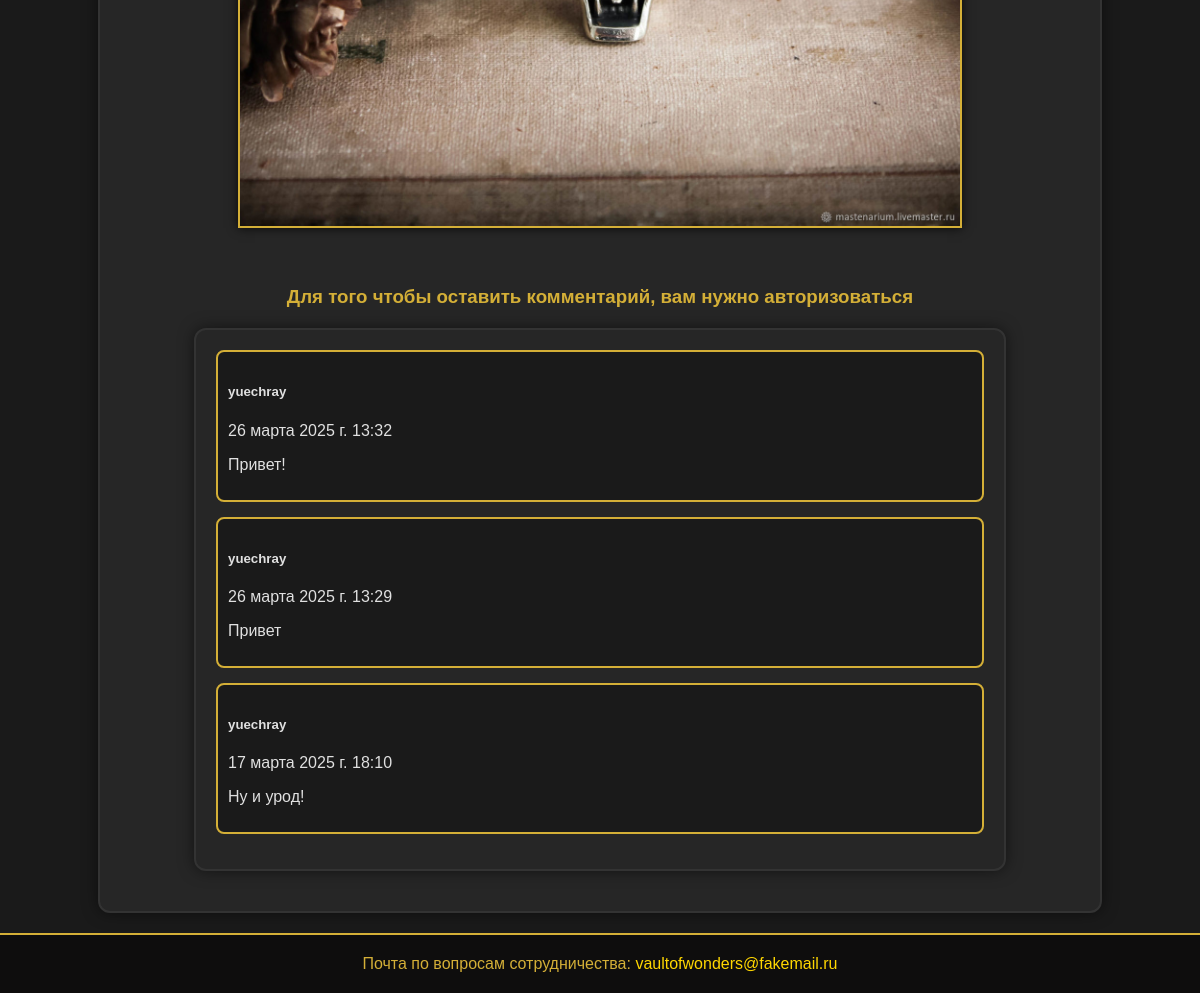
Page /detail/1/ (lower part) on the earlier database version.
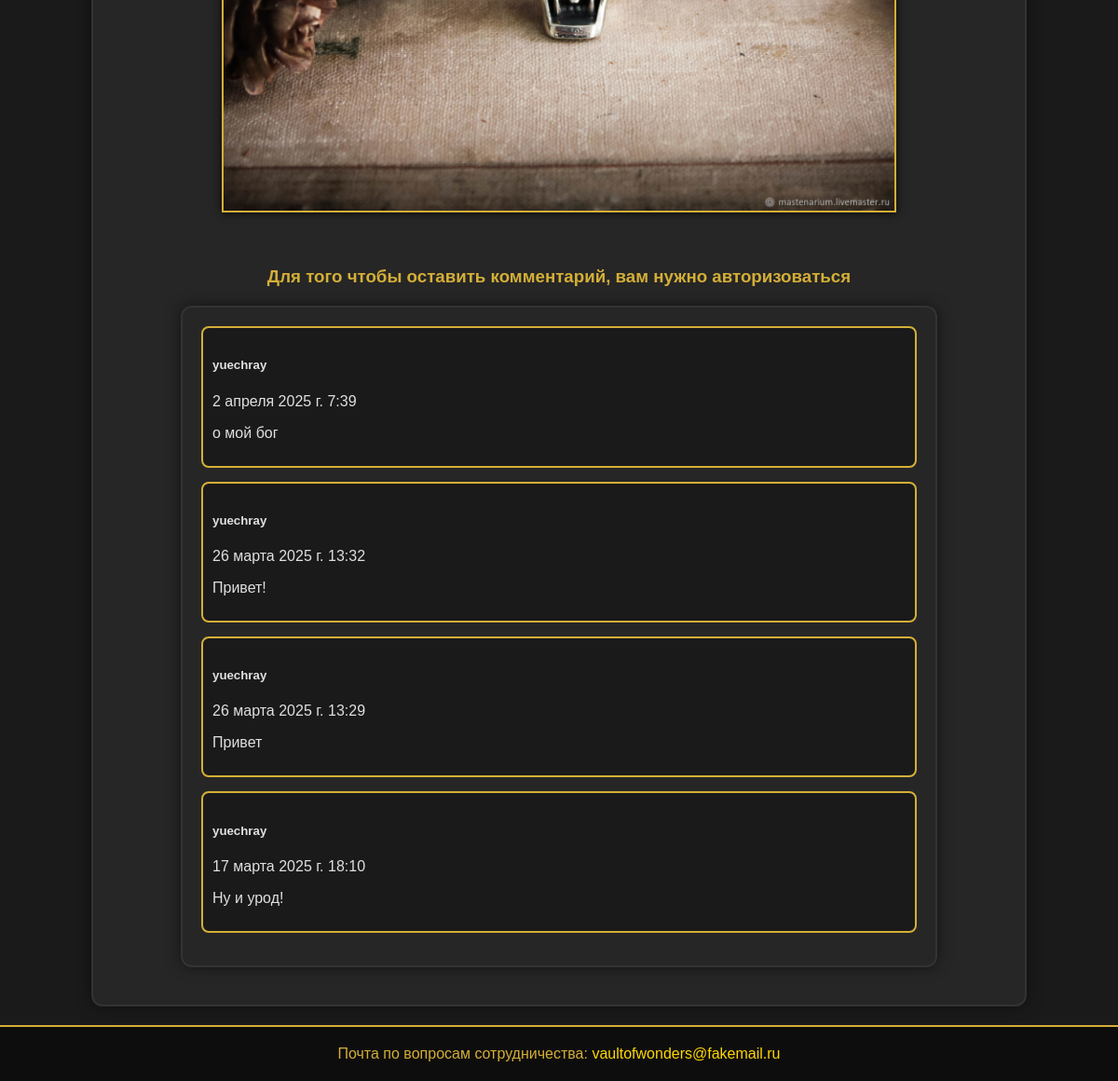
Same page on the later database version.
### app/models.py (models this page shows, shortened)
class Comment(models.Model):
    task = models.ForeignKey(Task, on_delete=models.CASCADE, verbose_name="Новость")
    author = models.ForeignKey(User, on_delete=models.CASCADE, verbose_name="Автор", null=True, blank=True)
    text = models.TextField(verbose_name="Содержание")
    date_published = models.DateTimeField(default=timezone.now, verbose_name="Дата публикации")
    class Meta:
        verbose_name = "Комментарий"
        verbose_name_plural = "Комментарии"

### app/views.py (the view)
# urls.py: path('detail/<int:pk>/', views.detail, name='detail_news'),
def detail(request, pk):
    tasks = Task.objects.all()
    task = Task.objects.get(pk=pk)
    title = task.title
    first = tasks.first().id
    last = tasks.last().id
    count = str(request.GET.get("post"))
    if count == "prev":
        if task.id == first:
            return redirect('detail_news', pk=last)
        prev_task = tasks.filter(id__lt=task.id).last()
        return redirect('detail_news', pk=prev_task.id)
    if count == "next":
        if task.id == last:
            return redirect('detail_news', pk=first)
        next_task = tasks.filter(id__gt=task.id).first()
        return redirect('detail_news', pk=next_task.id)
    comments = Comment.objects.filter(task=pk).order_by("-date_published")
    context = {
        'task': task,
        'comments': comments,
        "title": title
    }
    if request.method == 'POST':
        form = CommentForm(request.POST)
        if form.is_valid():
            new_comment = form.save(commit=False)
            new_comment.author = request.user
            new_comment.date = datetime.now()
            new_comment.task = task
            new_comment.save()
            return redirect('detail_news', pk=pk)
    else:
        form = CommentForm()
    context["form"] = form
    return render(request, 'solo_new.html', context)

### app/templates/solo_new.html (shortened to what this page needs)
{% extends 'base.html' %}
{% load static %}
{% block content %}
<link href="{% static 'styles/solo_new.css' %}" rel="stylesheet">
    {% if task %}
    <div class="news-page alert alert-warning mt-2">
        {% if task.image %}
            <img class="news-image" src="{% get_media_prefix %}/{{ task.image }}">
        {% endif %}
    </div>
    {% else %}
        <p>У нас нет записи</p>
    {% endif %}
    <div class="comments">
        {% if user.is_authenticated %}
            <div class="com_form">
                <h3>Ваш комментарий</h3>
                <form method="POST" class="comment-form">
                    {% csrf_token %}
                    {{ form.as_p }}
                    <button class="comment-btn" type="submit">Отправить</button>
                </form>
            </div>
        {% else %}
            <h3 class="comment-dig">Для того чтобы оставить комментарий, вам нужно авторизоваться</h3>
        {% endif %}
        {% if comments %}
            <div class="container my-5 py-5 text-body">
                <div class="row d-flex justify-content-center">
                    {% for comment in comments %}
                        <div class="col-md-11 col-lg-9 col-xl-7">
                            <div class="d-flex flex-start mb-4">
                                <div class="card w-100 comment-item">
                                    <div class="card-body p-4">
                                        <div class="">
                                            <h5>{{ comment.author }}</h5>
                                            <p class="small">{{ comment.date_published }}</p>
                                            <p>{{ comment.text }}</p>
                                        </div>
                                    </div>
                                </div>
                            </div>
                        </div>
                    {% endfor %}
                </div>
            </div>
        {% else %}
            <p class="no-comments">Комментариев пока нет</p>
        {% endif %}
    </div>
{% endblock %}

Differences in the rows shown:
added Comment: author "yuechray", date_published "2 апреля 2025 г. 7:39", text "о мой бог"
